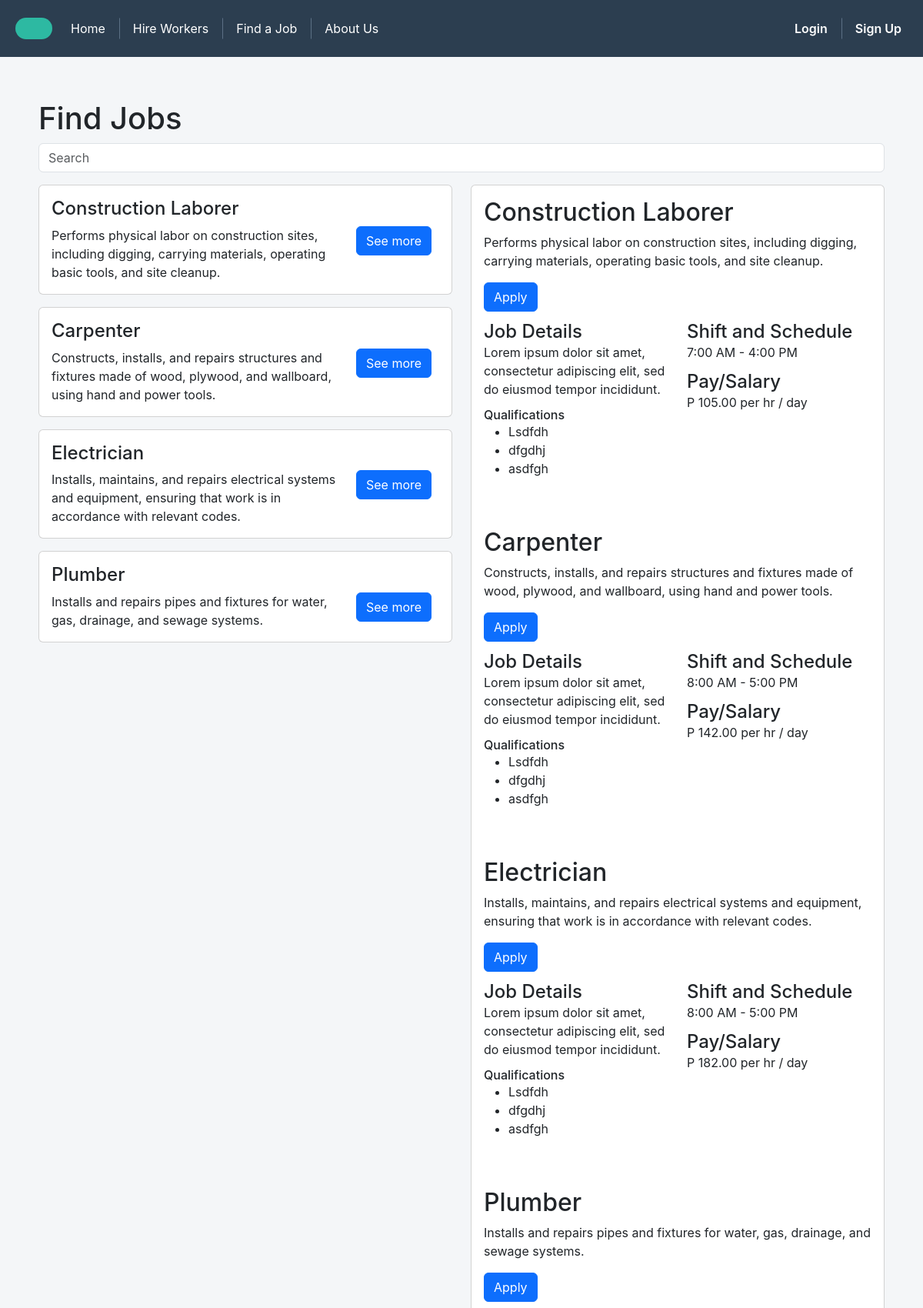
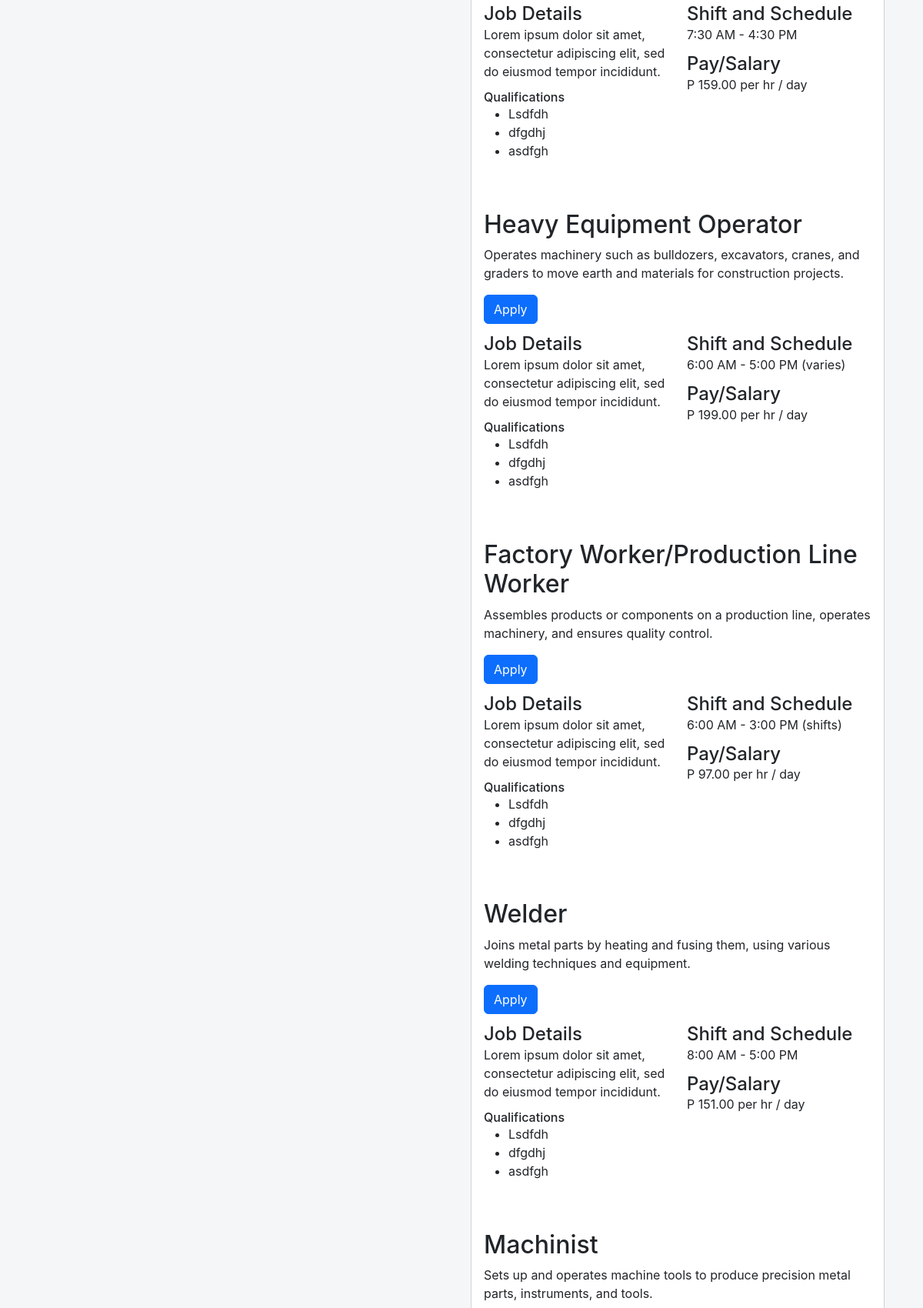
Screenshot of /jobs/ (upper part) with the database file from the repository (2 pictures, top to bottom).
### findjob/models.py (models this page shows)
class Job(models.Model):
    name = models.CharField(max_length=255)
    description = models.TextField(blank=True)
    category = models.CharField(max_length=255)
    schedule = models.CharField(max_length=255)
    salary = models.DecimalField(decimal_places=2, max_digits=10)

### findjob/views.py (the view)
# urls.py: path('jobs/', find_jobs_view, name='find_jobs_view'),
def find_jobs_view(request, *args, **kwargs):
    jobs = Job.objects.all()
    context = {
        "jobs" : jobs,
    }
    return render(request, "jobs.html", context)

### findjob/templates/jobs.html (shortened to what this page needs)
{% extends 'base.html' %}
{% block nav %}
    {% include 'nav.html' %}
{% endblock %}
{% block content %}
    <div class="body-container">
        <h1>Find Jobs</h1>
        <div class="col">
        <form method="GET">
            <div class="row mb-3">
                <div class="col">
                    <input type="text" name="search" id="search" class="form-control" placeholder="Search">
                </div>
            </div>
        </form>
        </div>
        <div class="row">
            <div class="col job-list container">
                {% for job in jobs %}
                    <div class="card mb-3">
                        <div class="card-body">
                            <h4 class="card-title">{{ job.name }}</h4>
                            <div class="row">
                                <div class="col-sm-9">
                                    <p class="card-text float-start">{{ job.description }}</p>
                                </div>
                                <div class="col-sm-3">
                                    <a href="#" class="btn btn-primary">See more</a>
                                </div>
                            </div>
                        </div>
                    </div>
                {% endfor %}
            </div>
            <div class="col">
                <div class="card mb-3 h-100">
                    {% for job in jobs %}
                    <div class="card-body">
                        <div class="row mb-3">
                            <h2 class="card-title">{{ job.name }}</h2>
                            <p class="card-text float-start">{{ job.description }}</p>
                            <div>
                                <a href="#" class="btn btn-primary">Apply</a>
                            </div>
                        </div>
                        <div class="row mb-3">
                            <div class="col">
                                <h4 class="card-subtitle">Job Details</h4>
                                <p class="card-text">Lorem ipsum dolor sit amet, consectetur adipiscing elit, sed do eiusmod tempor incididunt.</p>
                                <h6 class="card-subtitle">Qualifications</h6>
                                <ul>
                                    <li>Lsdfdh</li>
                                    <li>dfgdhj</li>
                                    <li>asdfgh</li>
                                </ul>
                            </div>
                            <div class="col">
                                <div class="row mb-3">
                                    <h4 class="card-subtitle">Shift and Schedule</h4>
                                    <p class="card-text">{{ job.schedule }}</p>
                                </div>
                                <div class="row mb-3">
                                    <h4 class="card-subtitle">Pay/Salary</h4>
                                    <p class="card-text">P {{ job.salary }} per hr / day</p>
                                </div>
                            </div>
                        </div>
                    </div>
                    {% endfor %}
                </div>
            </div>
        </div>
    </div>
{% endblock %}

### templates/base.html (shortened to what this page needs)
{% load static %}
<!DOCTYPE html>
<html>
    <head>
        <link href="https://cdn.jsdelivr.net/npm/bootstrap@5.3.6/dist/css/bootstrap.min.css"
            rel="stylesheet"
>
        <link rel="stylesheet"
            href="https://cdn.jsdelivr.net/npm/bootstrap-icons@1.11.3/font/bootstrap-icons.min.css">
        <link rel="stylesheet" href="https://cdnjs.cloudflare.com/ajax/libs/font-awesome/6.4.0/css/all.min.css">
        <link rel="stylesheet" href="{% static 'css/style.css' %}">
        <link rel="stylesheet" href="{% static 'css/nav.css' %}">
        <link rel="stylesheet" href="{% static 'css/footer.css' %}">
    </head>
    <body>
        {% block nav %}{% endblock %}
        {% block content %}{% endblock %}
    </body>
</html>

### templates/nav.html (shortened to what this page needs)
{% load static %}
<nav class="navbar navbar-expand-sm navbar-dark bg-dark">
    <div class="navbar-brand">
        <div class="nav-logo"></div>
    </div>
        <ul class="navbar-nav me-auto">
            <li class="nav-item">
                <a href="../" class="nav-link">Home</a>
            </li>
            <li class="nav-item">
                <a href="../workers/" class="nav-link">Hire Workers</a>
            </li>
            <li class="nav-item">
                <a href="../jobs/" class="nav-link">Find a Job</a>
            </li>
            <li class="nav-item">
                <a href="../about/" class="nav-link">About Us</a>
            </li>
        </ul>
        <ul class="navbar-nav ms-auto">
            <li class="nav-item">
                {% if user.is_authenticated %}
                <form method="POST" action="{% url 'logout_view' %}">
                    {% csrf_token %}
                    <button type="submit" class="btn btn-link nav-link">Log Out</button>
                {% else %}
                <a href="../login/" class="nav-link">Login </a>
            </li>
            <li class="nav-item">
                <a href="../register/" class="nav-link">Sign Up </a>
            </li>
            {% endif %}
        </ul>
</nav>

### static/css/style.css (style rules this page uses)
body { font-family: 'Inter', sans-serif; padding-top: 80px; position: relative; background-color: #f4f6f8; }
.body-container { display: block; margin: 50px; }
.job-list { max-height: calc(100vh - 200px); overflow-y: auto; }

### static/css/nav.css (style rules this page uses)
.navbar { position: fixed; top: 0; left: 0; width: 100%; padding: 10px 20px; background-color: #2c3e50 !important; z-index: 1000; font-family: 'Inter', sans-serif; display: flex; align-items: center; justify-content: space-between; }
.navbar-brand { display: flex; align-items: center; gap: 10px; }
.nav-logo { width: 48px; height: 28px; background-color: #2db9a2; border-radius: 14px; }
.navbar-nav { display: flex; align-items: center; gap: 20px; list-style: none; padding: 0; margin: 0; }
.nav-item { position: relative; }
.nav-link { color: #ffffff; font-size: 1rem; padding: 15px 10px; text-decoration: none; display: block; transition: color 0.3s ease; }
.nav-link[href="../login/"], .nav-link[href="../register/"] { font-weight: 600; }
.nav-item + .nav-item::before { content: ""; position: absolute; left: -10px; top: 50%; transform: translateY(-50%); height: 50%; width: 1px; background-color: #5c7085; }
.nav-link::after { content: ''; position: absolute; bottom: 10px; left: 50%; width: 0; height: 2px; background: #2db9a2; transition: all 0.3s ease; }

### rows the page displays
Job: name "Construction Laborer", description "Performs physical labor on construction sites, including digging, carrying materials, operating basic tools, and site cleanup.", schedule "7:00 AM - 4:00 PM", salary "105.00"
Job: name "Carpenter", description "Constructs, installs, and repairs structures and fixtures made of wood, plywood, and wallboard, using hand and power tools.", schedule "8:00 AM - 5:00 PM", salary "142.00"
Job: name "Electrician", description "Installs, maintains, and repairs electrical systems and equipment, ensuring that work is in accordance with relevant codes.", schedule "8:00 AM - 5:00 PM", salary "182.00"
Job: name "Plumber", description "Installs and repairs pipes and fixtures for water, gas, drainage, and sewage systems.", schedule "7:30 AM - 4:30 PM", salary "159.00"
Job: name "Heavy Equipment Operator", description "Operates machinery such as bulldozers, excavators, cranes, and graders to move earth and materials for construction projects.", schedule "6:00 AM - 5:00 PM (varies)", salary "199.00"
Job: name "Factory Worker/Production Line Worker", description "Assembles products or components on a production line, operates machinery, and ensures quality control.", schedule "6:00 AM - 3:00 PM (shifts)", salary "97.00"
Job: name "Welder", description "Joins metal parts by heating and fusing them, using various welding techniques and equipment.", schedule "8:00 AM - 5:00 PM", salary "151.00"
Job: name "Machinist", description "Sets up and operates machine tools to produce precision metal parts, instruments, and tools."
